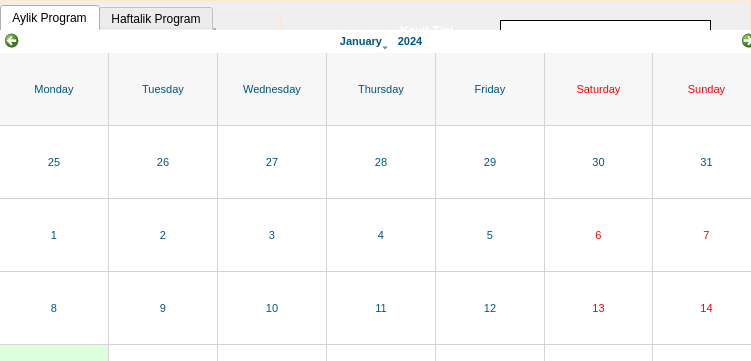
    <widget class="QFrame" name="frame_5">
     <property name="geometry">
      <rect>
       <x>25</x>
       <y>60</y>
       <width>751</width>
       <height>361</height>
      </rect>
     </property>
     <property name="styleSheet">
      <string notr="true">color: rgb(255, 230, 207);</string>
     </property>
     <property name="frameShape">
      <enum>QFrame::Box</enum>
     </property>
     <property name="frameShadow">
      <enum>QFrame::Plain</enum>
     </property>
     <widget class="QLabel" name="label_44">
      <property name="geometry">
       <rect>
        <x>40</x>
        <y>179</y>
        <width>81</width>
        <height>21</height>
       </rect>
      </property>
      <property name="font">
       <font>
        <family>Arial</family>
        <pointsize>9</pointsize>
        <weight>75</weight>
        <bold>true</bold>
       </font>
      </property>
      <property name="styleSheet">
       <string notr="true">color: rgb(255, 255, 255);</string>
      </property>
      <property name="text">
       <string>Dogum Tarihi</string>
      </property>
     </widget>
     <widget class="QLabel" name="label_45">
      <property name="geometry">
       <rect>
        <x>40</x>
        <y>119</y>
        <width>61</width>
        <height>16</height>
       </rect>
      </property>
      <property name="font">
       <font>
        <family>Arial</family>
        <pointsize>9</pointsize>
        <weight>75</weight>
        <bold>true</bold>
       </font>
      </property>
      <property name="styleSheet">
       <string notr="true">color: rgb(255, 255, 255);</string>
      </property>
      <property name="text">
       <string>Isim</string>
      </property>
     </widget>
     <widget class="QLabel" name="label_46">
      <property name="geometry">
       <rect>
        <x>40</x>
        <y>290</y>
        <width>91</width>
        <height>51</height>
       </rect>
      </property>
      <property name="font">
       <font>
        <family>Arial</family>
        <pointsize>9</pointsize>
        <weight>75</weight>
        <bold>true</bold>
       </font>
      </property>
      <property name="styleSheet">
       <string notr="true">color: rgb(255, 255, 255);</string>
      </property>
      <property name="text">
       <string>Eski Ozel Egitim Kurumu</string>
      </property>
      <property name="wordWrap">
       <bool>true</bool>
      </property>
     </widget>
     <widget class="QLabel" name="label_47">
      <property name="geometry">
       <rect>
        <x>40</x>
        <y>149</y>
        <width>47</width>
        <height>16</height>
       </rect>
      </property>
      <property name="font">
       <font>
        <family>Arial</family>
        <pointsize>9</pointsize>
        <weight>75</weight>
        <bold>true</bold>
       </font>
      </property>
      <property name="styleSheet">
       <string notr="true">color: rgb(255, 255, 255);</string>
      </property>
      <property name="text">
       <string>Soyisim</string>
      </property>
     </widget>
     <widget class="QLabel" name="label_48">
      <property name="geometry">
       <rect>
        <x>40</x>
        <y>209</y>
        <width>91</width>
        <height>21</height>
       </rect>
      </property>
      <property name="font">
       <font>
        <family>Arial</family>
        <pointsize>9</pointsize>
        <weight>75</weight>
        <bold>true</bold>
       </font>
      </property>
      <property name="styleSheet">
       <string notr="true">color: rgb(255, 255, 255);</string>
      </property>
      <property name="text">
       <string>TC Kimlik No</string>
      </property>
     </widget>
     <widget class="QLabel" name="label_49">
      <property name="geometry">
       <rect>
        <x>400</x>
        <y>310</y>
        <width>91</width>
        <height>16</height>
       </rect>
      </property>
      <property name="font">
       <font>
        <family>Arial</family>
        <pointsize>9</pointsize>
        <weight>75</weight>
        <bold>true</bold>
       </font>
      </property>
      <property name="styleSheet">
       <string notr="true">color: rgb(255, 255, 255);</string>
      </property>
      <property name="text">
       <string>Adres</string>
      </property>
     </widget>
     <widget class="QLabel" name="label_50">
      <property name="geometry">
       <rect>
        <x>40</x>
        <y>239</y>
        <width>91</width>
        <height>21</height>
       </rect>
      </property>
      <property name="font">
       <font>
        <family>Arial</family>
        <pointsize>9</pointsize>
        <weight>75</weight>
        <bold>true</bold>
       </font>
      </property>
      <property name="styleSheet">
       <string notr="true">color: rgb(255, 255, 255);</string>
      </property>
      <property name="text">
       <string>Okul</string>
      </property>
     </widget>
     <widget class="QLabel" name="label_51">
      <property name="geometry">
       <rect>
        <x>40</x>
        <y>269</y>
        <width>91</width>
        <height>21</height>
       </rect>
      </property>
      <property name="font">
       <font>
        <family>Arial</family>
        <pointsize>9</pointsize>
        <weight>75</weight>
        <bold>true</bold>
       </font>
      </property>
      <property name="styleSheet">
       <string notr="true">color: rgb(255, 255, 255);</string>
      </property>
      <property name="text">
       <string>Sinif</string>
      </property>
     </widget>
     <widget class="QLabel" name="label_55">
      <property name="geometry">
       <rect>
        <x>400</x>
        <y>20</y>
        <width>61</width>
        <height>21</height>
       </rect>
      </property>
      <property name="font">
       <font>
        <family>Arial</family>
        <pointsize>9</pointsize>
        <weight>75</weight>
        <bold>true</bold>
       </font>
      </property>
      <property name="styleSheet">
       <string notr="true">color: rgb(255, 255, 255);</string>
      </property>
      <property name="text">
       <string>Kayit Tipi</string>
      </property>
     </widget>
     <widget class="QLabel" name="label_56">
      <property name="geometry">
       <rect>
        <x>400</x>
        <y>50</y>
        <width>81</width>
        <height>21</height>
       </rect>
      </property>
      <property name="font">
       <font>
        <family>Arial</family>
        <pointsize>9</pointsize>
        <weight>75</weight>
        <bold>true</bold>
       </font>
      </property>
      <property name="styleSheet">
       <string notr="true">color: rgb(255, 255, 255);</string>
      </property>
      <property name="text">
       <string>Egitim Modulu</string>
      </property>
     </widget>
     <widget class="QLabel" name="label_57">
      <property name="geometry">
       <rect>
        <x>400</x>
        <y>80</y>
        <width>91</width>
        <height>21</height>
       </rect>
      </property>
      <property name="font">
       <font>
        <family>Arial</family>
        <pointsize>9</pointsize>
        <weight>75</weight>
        <bold>true</bold>
       </font>
      </property>
      <property name="styleSheet">
       <string notr="true">color: rgb(255, 255, 255);</string>
      </property>
      <property name="text">
       <string>Servis Kullanimi</string>
      </property>
     </widget>
     <widget class="QLabel" name="label_58">
      <property name="geometry">
       <rect>
        <x>400</x>
        <y>100</y>
        <width>101</width>
        <height>51</height>
       </rect>
      </property>
      <property name="font">
       <font>
        <family>Arial</family>
        <pointsize>9</pointsize>
        <weight>75</weight>
        <bold>true</bold>
       </font>
      </property>
      <property name="styleSheet">
       <string notr="true">color: rgb(255, 255, 255);</string>
      </property>
      <property name="text">
       <string>Saatlik Ders Ucreti</string>
      </property>
      <property name="wordWrap">
       <bool>true</bool>
      </property>
     </widget>
     <widget class="QLabel" name="label_59">
      <property name="geometry">
       <rect>
        <x>400</x>
        <y>140</y>
        <width>101</width>
        <height>51</height>
       </rect>
      </property>
      <property name="font">
       <font>
        <family>Arial</family>
        <pointsize>9</pointsize>
        <weight>75</weight>
        <bold>true</bold>
       </font>
      </property>
      <property name="styleSheet">
       <string notr="true">color: rgb(255, 255, 255);</string>
      </property>
      <property name="text">
       <string>Kayit Tarihi</string>
      </property>
      <property name="wordWrap">
       <bool>true</bool>
      </property>
     </widget>
     <widget class="QLabel" name="label_60">
      <property name="geometry">
       <rect>
        <x>400</x>
        <y>210</y>
        <width>101</width>
        <height>51</height>
       </rect>
      </property>
      <property name="font">
       <font>
        <family>Arial</family>
        <pointsize>9</pointsize>
        <weight>75</weight>
        <bold>true</bold>
       </font>
      </property>
      <property name="styleSheet">
       <string notr="true">color: rgb(255, 255, 255);</string>
      </property>
      <property name="text">
       <string>Baslangic Notlari ve Sorunlar</string>
      </property>
      <property name="wordWrap">
       <bool>true</bool>
      </property>
     </widget>
     <widget class="QLabel" name="label_25">
      <property name="geometry">
       <rect>
        <x>200</x>
        <y>15</y>
        <width>81</width>
        <height>81</height>
       </rect>
      </property>
      <property name="frameShape">
       <enum>QFrame::Box</enum>
      </property>
      <property name="text">
       <string/>
      </property>
      <property name="pixmap">
       <pixmap>default-user-image.png</pixmap>
      </property>
      <property name="scaledContents">
       <bool>true</bool>
      </property>
     </widget>
     <widget class="QLabel" name="label_52">
      <property name="geometry">
       <rect>
        <x>140</x>
        <y>115</y>
        <width>211</width>
        <height>21</height>
       </rect>
      </property>
      <property name="font">
       <font>
        <family>Arial</family>
        <pointsize>9</pointsize>
       </font>
      </property>
      <property name="styleSheet">
       <string notr="true">background-color: rgb(255, 255, 255);
color: rgb(0, 0, 0);</string>
      </property>
      <property name="frameShape">
       <enum>QFrame::Panel</enum>
      </property>
      <property name="text">
       <string/>
      </property>
      <property name="alignment">
       <set>Qt::AlignCenter</set>
      </property>
      <property name="wordWrap">
       <bool>true</bool>
      </property>
     </widget>
     <widget class="QLabel" name="label_53">
      <property name="geometry">
       <rect>
        <x>140</x>
        <y>145</y>
        <width>211</width>
        <height>21</height>
       </rect>
      </property>
      <property name="font">
       <font>
        <family>Arial</family>
        <pointsize>9</pointsize>
       </font>
      </property>
      <property name="styleSheet">
       <string notr="true">background-color: rgb(255, 255, 255);
color: rgb(0, 0, 0);</string>
      </property>
      <property name="frameShape">
       <enum>QFrame::Panel</enum>
      </property>
      <property name="text">
       <string/>
      </property>
      <property name="alignment">
       <set>Qt::AlignCenter</set>
      </property>
      <property name="wordWrap">
       <bool>true</bool>
      </property>
     </widget>
     <widget class="QLabel" name="label_70">
      <property name="geometry">
       <rect>
        <x>140</x>
        <y>175</y>
        <width>211</width>
        <height>21</height>
       </rect>
      </property>
      <property name="font">
       <font>
        <family>Arial</family>
        <pointsize>9</pointsize>
       </font>
      </property>
      <property name="styleSheet">
       <string notr="true">background-color: rgb(255, 255, 255);
color: rgb(0, 0, 0);</string>
      </property>
      <property name="frameShape">
       <enum>QFrame::Panel</enum>
      </property>
      <property name="text">
       <string/>
      </property>
      <property name="alignment">
       <set>Qt::AlignCenter</set>
      </property>
      <property name="wordWrap">
       <bool>true</bool>
      </property>
     </widget>
     <widget class="QLabel" name="label_71">
      <property name="geometry">
       <rect>
        <x>140</x>
        <y>205</y>
        <width>211</width>
        <height>21</height>
       </rect>
      </property>
      <property name="font">
       <font>
        <family>Arial</family>
        <pointsize>9</pointsize>
       </font>
      </property>
      <property name="styleSheet">
       <string notr="true">background-color: rgb(255, 255, 255);
color: rgb(0, 0, 0);</string>
      </property>
      <property name="frameShape">
       <enum>QFrame::Panel</enum>
      </property>
      <property name="text">
       <string/>
      </property>
      <property name="alignment">
       <set>Qt::AlignCenter</set>
      </property>
      <property name="wordWrap">
       <bool>true</bool>
      </property>
     </widget>
     <widget class="QLabel" name="label_72">
      <property name="geometry">
       <rect>
        <x>140</x>
        <y>235</y>
        <width>211</width>
        <height>21</height>
       </rect>
      </property>
      <property name="font">
       <font>
        <family>Arial</family>
        <pointsize>9</pointsize>
       </font>
      </property>
      <property name="styleSheet">
       <string notr="true">background-color: rgb(255, 255, 255);
color: rgb(0, 0, 0);</string>
      </property>
      <property name="frameShape">
       <enum>QFrame::Panel</enum>
      </property>
      <property name="text">
       <string/>
      </property>
      <property name="alignment">
       <set>Qt::AlignCenter</set>
      </property>
      <property name="wordWrap">
       <bool>true</bool>
      </property>
     </widget>
     <widget class="QLabel" name="label_73">
      <property name="geometry">
       <rect>
        <x>140</x>
        <y>265</y>
        <width>211</width>
        <height>21</height>
       </rect>
      </property>
      <property name="font">
       <font>
        <family>Arial</family>
        <pointsize>9</pointsize>
       </font>
      </property>
      <property name="styleSheet">
       <string notr="true">background-color: rgb(255, 255, 255);
color: rgb(0, 0, 0);</string>
      </property>
      <property name="frameShape">
       <enum>QFrame::Panel</enum>
      </property>
      <property name="text">
       <string/>
      </property>
      <property name="alignment">
       <set>Qt::AlignCenter</set>
      </property>
      <property name="wordWrap">
       <bool>true</bool>
      </property>
     </widget>
     <widget class="QLabel" name="label_74">
      <property name="geometry">
       <rect>
        <x>140</x>
        <y>295</y>
        <width>211</width>
        <height>41</height>
       </rect>
      </property>
      <property name="font">
       <font>
        <family>Arial</family>
        <pointsize>9</pointsize>
       </font>
      </property>
      <property name="styleSheet">
       <string notr="true">background-color: rgb(255, 255, 255);
color: rgb(0, 0, 0);</string>
      </property>
      <property name="frameShape">
       <enum>QFrame::Panel</enum>
      </property>
      <property name="text">
       <string/>
      </property>
      <property name="alignment">
       <set>Qt::AlignCenter</set>
      </property>
      <property name="wordWrap">
       <bool>true</bool>
      </property>
     </widget>
     <widget class="QLabel" name="label_54">
      <property name="geometry">
       <rect>
        <x>500</x>
        <y>20</y>
        <width>211</width>
        <height>21</height>
       </rect>
      </property>
      <property name="font">
       <font>
        <family>Arial</family>
        <pointsize>9</pointsize>
       </font>
      </property>
      <property name="styleSheet">
       <string notr="true">background-color: rgb(255, 255, 255);
color: rgb(0, 0, 0);</string>
      </property>
      <property name="frameShape">
       <enum>QFrame::Panel</enum>
      </property>
      <property name="text">
       <string/>
      </property>
      <property name="alignment">
       <set>Qt::AlignCenter</set>
      </property>
      <property name="wordWrap">
       <bool>true</bool>
      </property>
     </widget>
     <widget class="QLabel" name="label_75">
      <property name="geometry">
       <rect>
        <x>500</x>
        <y>50</y>
        <width>211</width>
        <height>21</height>
       </rect>
      </property>
      <property name="font">
       <font>
        <family>Arial</family>
        <pointsize>9</pointsize>
       </font>
      </property>
      <property name="styleSheet">
       <string notr="true">background-color: rgb(255, 255, 255);
color: rgb(0, 0, 0);</string>
      </property>
      <property name="frameShape">
       <enum>QFrame::Panel</enum>
      </property>
      <property name="text">
       <string/>
      </property>
      <property name="alignment">
       <set>Qt::AlignCenter</set>
      </property>
      <property name="wordWrap">
       <bool>true</bool>
      </property>
     </widget>
     <widget class="QLabel" name="label_76">
      <property name="geometry">
       <rect>
        <x>500</x>
        <y>80</y>
        <width>211</width>
        <height>21</height>
       </rect>
      </property>
      <property name="font">
       <font>
        <family>Arial</family>
        <pointsize>9</pointsize>
       </font>
      </property>
      <property name="styleSheet">
       <string notr="true">background-color: rgb(255, 255, 255);
color: rgb(0, 0, 0);</string>
      </property>
      <property name="frameShape">
       <enum>QFrame::Panel</enum>
      </property>
      <property name="text">
       <string/>
      </property>
      <property name="alignment">
       <set>Qt::AlignCenter</set>
      </property>
      <property name="wordWrap">
       <bool>true</bool>
      </property>
     </widget>
     <widget class="QLabel" name="label_77">
      <property name="geometry">
       <rect>
        <x>500</x>
        <y>150</y>
        <width>211</width>
        <height>21</height>
       </rect>
      </property>
      <property name="font">
       <font>
        <family>Arial</family>
        <pointsize>9</pointsize>
       </font>
      </property>
      <property name="styleSheet">
       <string notr="true">background-color: rgb(255, 255, 255);
color: rgb(0, 0, 0);</string>
      </property>
      <property name="frameShape">
       <enum>QFrame::Panel</enum>
      </property>
      <property name="text">
       <string/>
      </property>
      <property name="alignment">
       <set>Qt::AlignCenter</set>
      </property>
      <property name="wordWrap">
       <bool>true</bool>
      </property>
     </widget>
     <widget class="QLabel" name="label_79">
      <property name="geometry">
       <rect>
        <x>500</x>
        <y>185</y>
        <width>211</width>
        <height>91</height>
       </rect>
      </property>
      <property name="font">
       <font>
        <family>Arial</family>
        <pointsize>9</pointsize>
       </font>
      </property>
      <property name="styleSheet">
       <string notr="true">background-color: rgb(255, 255, 255);
color: rgb(0, 0, 0);</string>
      </property>
      <property name="frameShape">
       <enum>QFrame::Panel</enum>
      </property>
      <property name="text">
       <string/>
      </property>
      <property name="alignment">
       <set>Qt::AlignCenter</set>
      </property>
      <property name="wordWrap">
       <bool>true</bool>
      </property>
     </widget>
     <widget class="QLabel" name="label_80">
      <property name="geometry">
       <rect>
        <x>500</x>
        <y>295</y>
        <width>211</width>
        <height>41</height>
       </rect>
      </property>
      <property name="font">
       <font>
        <family>Arial</family>
        <pointsize>9</pointsize>
       </font>
      </property>
      <property name="styleSheet">
       <string notr="true">background-color: rgb(255, 255, 255);
color: rgb(0, 0, 0);</string>
      </property>
      <property name="frameShape">
       <enum>QFrame::Panel</enum>
      </property>
      <property name="text">
       <string/>
      </property>
      <property name="alignment">
       <set>Qt::AlignCenter</set>
      </property>
      <property name="wordWrap">
       <bool>true</bool>
      </property>
     </widget>
     <widget class="QComboBox" name="comboBox_5">
      <property name="geometry">
       <rect>
        <x>500</x>
        <y>115</y>
        <width>211</width>
        <height>21</height>
       </rect>
      </property>
      <property name="styleSheet">
       <string notr="true">color: rgb(0, 0, 0);
background-color: rgb(255, 255, 255);</string>
      </property>
     </widget>
     <widget class="QFrame" name="frame_4">
      <property name="geometry">
       <rect>
        <x>-10</x>
        <y>-10</y>
        <width>781</width>
        <height>581</height>
       </rect>
      </property>
      <property name="styleSheet">
       <string notr="true">color: rgb(255, 230, 207);</string>
      </property>
      <property name="frameShape">
       <enum>QFrame::NoFrame</enum>
      </property>
      <property name="frameShadow">
       <enum>QFrame::Plain</enum>
      </property>
      <widget class="QCalendarWidget" name="calendarWidget_2">
       <property name="geometry">
        <rect>
         <x>10</x>
         <y>40</y>
         <width>761</width>
         <height>531</height>
        </rect>
       </property>
       <property name="font">
        <font>
         <family>Arial</family>
         <pointsize>8</pointsize>
        </font>
       </property>
       <property name="autoFillBackground">
        <bool>false</bool>
       </property>
       <property name="styleSheet">
        <string notr="true">background-color: rgb(255, 255, 255);
selection-color: rgb(0, 85, 127);
color: rgb(0, 85, 127);
selection-background-color: rgb(221, 255, 221);</string>
       </property>
       <property name="gridVisible">
        <bool>true</bool>
       </property>
       <property name="selectionMode">
        <enum>QCalendarWidget::SingleSelection</enum>
       </property>
       <property name="horizontalHeaderFormat">
        <enum>QCalendarWidget::LongDayNames</enum>
       </property>
       <property name="verticalHeaderFormat">
        <enum>QCalendarWidget::NoVerticalHeader</enum>
       </property>
       <property name="navigationBarVisible">
        <bool>true</bool>
       </property>
       <property name="dateEditEnabled">
        <bool>true</bool>
       </property>
      </widget>
      <widget class="QTabWidget" name="tabWidget">
       <property name="geometry">
        <rect>
         <x>10</x>
         <y>15</y>
         <width>216</width>
         <height>25</height>
        </rect>
       </property>
       <property name="sizePolicy">
        <sizepolicy hsizetype="Fixed" vsizetype="Expanding">
         <horstretch>0</horstretch>
         <verstretch>27</verstretch>
        </sizepolicy>
       </property>
       <property name="minimumSize">
        <size>
         <width>0</width>
         <height>25</height>
        </size>
       </property>
       <property name="maximumSize">
        <size>
         <width>16777215</width>
         <height>2000000</height>
        </size>
       </property>
       <property name="font">
        <font>
         <family>Arial</family>
         <pointsize>9</pointsize>
        </font>
       </property>
       <property name="styleSheet">
        <string notr="true">color: rgb(0, 0, 0);
background-color: rgb(243, 243, 243);</string>
       </property>
       <property name="tabPosition">
        <enum>QTabWidget::North</enum>
       </property>
       <property name="tabShape">
        <enum>QTabWidget::Rounded</enum>
       </property>
       <property name="currentIndex">
        <number>0</number>
       </property>
       <property name="elideMode">
        <enum>Qt::ElideLeft</enum>
       </property>
       <widget class="QWidget" name="tab">
        <attribute name="title">
         <string>Aylik Program</string>
        </attribute>
       </widget>
       <widget class="QWidget" name="tab_2">
        <attribute name="title">
         <string>Haftalik Program</string>
        </attribute>
       </widget>
      </widget>
     </widget>
    </widget>
